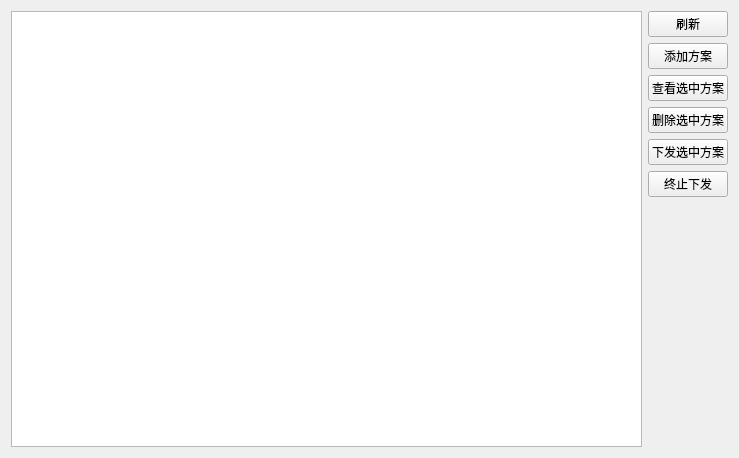
<?xml version="1.0" encoding="UTF-8"?>
<ui version="4.0">
    <class>Form</class>
    <widget class="QWidget" name="Form">
        <property name="geometry">
            <rect>
                <x>0</x>
                <y>0</y>
                <width>739</width>
                <height>449</height>
            </rect>
        </property>
        <property name="windowTitle">
            <string>自定义测试方案</string>
        </property>
        <layout class="QHBoxLayout" name="horizontalLayout">
            <item>
                <widget class="QTreeView" name="treeView"/>
            </item>
            <item>
                <layout class="QVBoxLayout" name="verticalLayout">
                    <property name="bottomMargin">
                        <number>250</number>
                    </property>
                    <item>
                        <widget class="QPushButton" name="pushButton_5">
                            <property name="text">
                                <string>刷新</string>
                            </property>
                        </widget>
                    </item>
                    <item>
                        <widget class="QPushButton" name="pushButton_2">
                            <property name="text">
                                <string>添加方案</string>
                            </property>
                        </widget>
                    </item>
                    <item>
                        <widget class="QPushButton" name="pushButton_4">
                            <property name="text">
                                <string>查看选中方案</string>
                            </property>
                        </widget>
                    </item>
                    <item>
                        <widget class="QPushButton" name="pushButton_3">
                            <property name="text">
                                <string>删除选中方案</string>
                            </property>
                        </widget>
                    </item>
                    <item>
                        <widget class="QPushButton" name="pushButton">
                            <property name="text">
                                <string>下发选中方案</string>
                            </property>
                        </widget>
                    </item>
                    <item>
                        <widget class="QPushButton" name="pushButton_6">
                            <property name="text">
                                <string>终止下发</string>
                            </property>
                        </widget>
                    </item>
                </layout>
            </item>
        </layout>
    </widget>
    <resources/>
    <connections/>
</ui>
